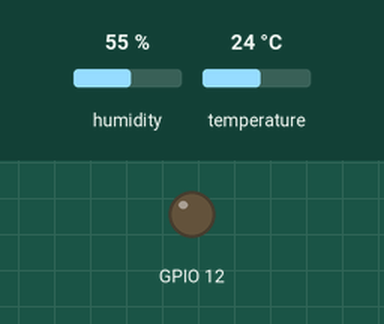
This sketch was run on a simulated ESP32. Parts: output pins drawn as LEDs (lit = HIGH). The test bench sets the inputs (shaded band); at power-on: humidity 55 %, temperature 24 °C. WiFi joins after 1.5 s; servers stay silent unless stated; the local clock reads 2024-03-15 10:24:30 at power-on unless the sketch sets it; what the sketch prints to the serial monitor is not drawn. At 5.2 s the program puts the board to deep sleep or switches it off; the recording ends there.

Above: at 0.1 s.
At 2.1 s:
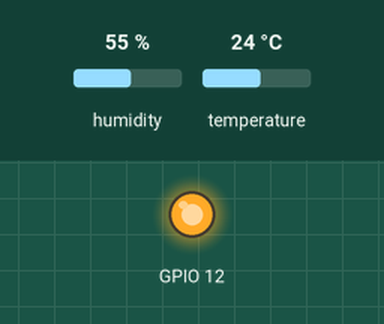
Timing chart, 0 to 3.6 s (numbered marks = the images above):
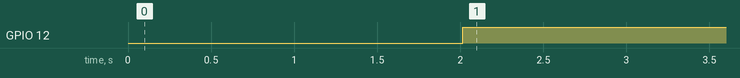

Measured:
- by itself, GPIO 12: LOW → HIGH at 2.0 s

The sketch:

ESP32_temp_log_firebase_wSleep.ino
```cpp
#include <Arduino.h>
#include <WiFi.h>
#include <Firebase_ESP_Client.h>
#include "time.h"
#include <DHTesp.h>

// Provide the token generation process info.
#include "addons/TokenHelper.h"
// Provide the RTDB payload printing info and other helper functions.
#include "addons/RTDBHelper.h"

// Insert your network credentials
#define WIFI_SSID "XXXxxx_Modem"
#define WIFI_PASSWORD "XXXxxxXXX"

// Insert Firebase project API Key
#define API_KEY "XXXxxxXXX"

// Insert Authorized Email and Corresponding Password
#define USER_EMAIL "zserub1000@gmail.com"
#define USER_PASSWORD "buresz1996"

// Insert RTDB URLefine the RTDB URL
#define DATABASE_URL "https://esplogtest-default-rtdb.europe-west1.firebasedatabase.app"

#define uS_TO_S_FACTOR 1000000 /* Conversion factor for micro seconds to seconds */
#define TIME_TO_SLEEP 900       /* Time ESP32 will go to sleep (in seconds) [15 min] */

#define dhtPin 14
DHTesp dht;
TempAndHumidity newValues;

RTC_DATA_ATTR int bootCount = 0;

// Define Firebase objects
FirebaseData fbdo;
FirebaseAuth auth;
FirebaseConfig config;

// Variable to save USER UID
String uid;

// Database main path (to be updated in setup with the user UID)
String databasePath;
// Database child nodes
String tempPath = "/temperature";
String humPath = "/humidity";
String timePath = "/timestamp";

// Parent Node (to be updated in every loop)
String parentPath;

int timestamp;
FirebaseJson json;

const char *ntpServer = "pool.ntp.org";

/*
Method to print the reason by which ESP32
has been awaken from sleep
*/
void print_wakeup_reason()
{
  esp_sleep_wakeup_cause_t wakeup_reason;

  wakeup_reason = esp_sleep_get_wakeup_cause();

  switch (wakeup_reason)
  {
  case ESP_SLEEP_WAKEUP_EXT0:
    Serial.println("Wakeup by external signal using RTC_IO");
    break;
  case ESP_SLEEP_WAKEUP_EXT1:
    Serial.println("Wakeup by external signal using RTC_CNTL");
    break;
  case ESP_SLEEP_WAKEUP_TIMER:
    Serial.println("Wakeup by timer");
    break;
  case ESP_SLEEP_WAKEUP_TOUCHPAD:
    Serial.println("Wakeup by touchpad");
    break;
  case ESP_SLEEP_WAKEUP_ULP:
    Serial.println("Wakeup by ULP program");
    break;
  default:
    Serial.printf("Wakeup was not caused by deep sleep: %d\n", wakeup_reason);
    break;
  }
}

void setupNetwork()
{
  // Assign the api key (required)
  config.api_key = API_KEY;

  // Assign the user sign in credentials
  auth.user.email = USER_EMAIL;
  auth.user.password = USER_PASSWORD;

  // Assign the RTDB URL (required)
  config.database_url = DATABASE_URL;

  Firebase.reconnectWiFi(true);
  fbdo.setResponseSize(4096);

  // Assign the callback function for the long running token generation task */
  config.token_status_callback = tokenStatusCallback; // see addons/TokenHelper.h

  // Assign the maximum retry of token generation
  config.max_token_generation_retry = 5;

  // Initialize the library with the Firebase authen and config
  Firebase.begin(&config, &auth);

  // Getting the user UID might take a few seconds
  // Serial.println("Getting User UID");
  while ((auth.token.uid) == "")
  {
    Serial.print('.');
    delay(1000);
  }
  // Print user UID
  uid = auth.token.uid.c_str();
  Serial.print("User UID: ");
  Serial.println(uid);

  // Update database path
  databasePath = "/UsersData/" + uid + "/readings";
}

void initWiFi()
{
  WiFi.begin(WIFI_SSID, WIFI_PASSWORD);
  Serial.print("Connecting to WiFi ..");
  while (WiFi.status() != WL_CONNECTED)
  {
    Serial.print('.');
    delay(1000);
  }
  Serial.println(WiFi.localIP());
  Serial.println();
}

// Function that gets current epoch time
unsigned long getTime()
{
  time_t now;
  struct tm timeinfo;
  if (!getLocalTime(&timeinfo))
  {
    // Serial.println("Failed to obtain time");
    return (0);
  }
  time(&now);
  return now;
}

void readDHT()
{
  pinMode(dhtPin, INPUT);
  pinMode(12, OUTPUT);
  dht.setup(dhtPin, DHTesp::DHT11);
  digitalWrite(12, HIGH);
  delay(2000);
  newValues = dht.getTempAndHumidity();
  Serial.println(" T:" + String(newValues.temperature) + " H:" + String(newValues.humidity));
}

void uploadFirebase()
{
  if (Firebase.ready())
  {
    // Get current timestamp
    timestamp = getTime();
    Serial.print("time: ");
    Serial.println(timestamp);
    parentPath = databasePath + "/" + String(timestamp);

    json.set(tempPath.c_str(), String(newValues.temperature));
    json.set(humPath.c_str(), String(newValues.humidity));
    json.set(timePath, String(timestamp));
    Serial.printf("Set json... %s\n", Firebase.RTDB.setJSON(&fbdo, parentPath.c_str(), &json) ? "ok" : fbdo.errorReason().c_str());
  }
  else
  {
    Serial.println("Error: Firebase wasn't ready");
  }
}

void setup()
{
  Serial.begin(9600);
  Serial.println();
  print_wakeup_reason();
  // Increment boot number and print it every reboot
  ++bootCount;
  Serial.println("Boot number: " + String(bootCount));

  initWiFi();
  configTime(0, 0, ntpServer);
  setupNetwork();
  readDHT();
  uploadFirebase();

  esp_sleep_enable_timer_wakeup(TIME_TO_SLEEP * uS_TO_S_FACTOR);

  Serial.println("Sleeping...");
  delay(1000);
  Serial.flush();
  esp_deep_sleep_start();
  Serial.println("Error: couldn't sleep");
}

void loop()
{
  // This is not going to be called
}
```
